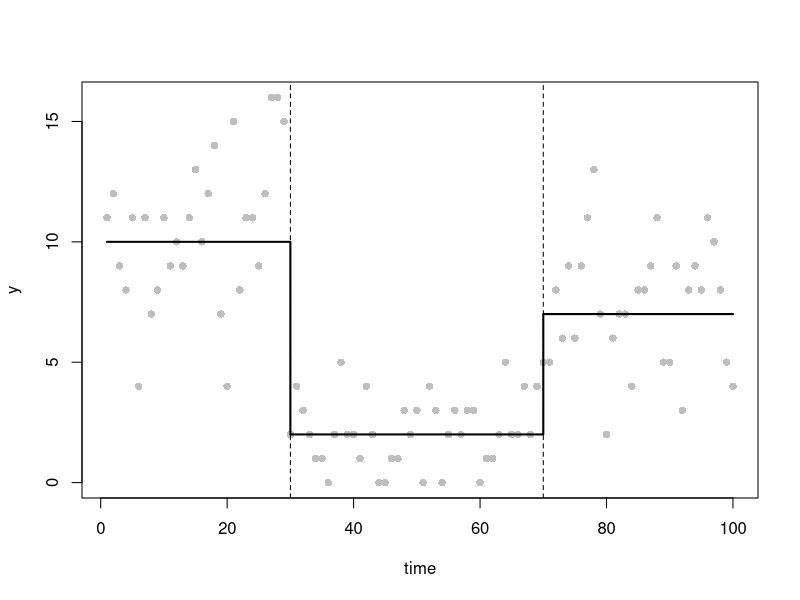
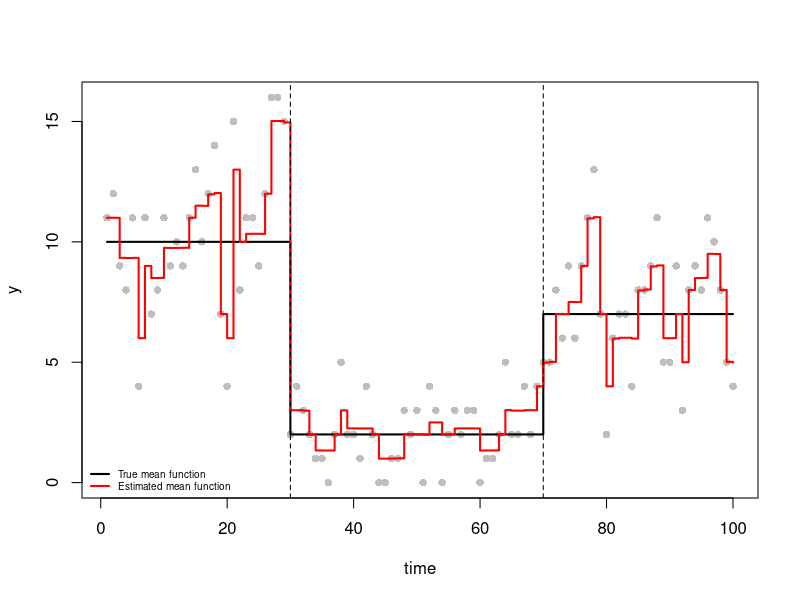
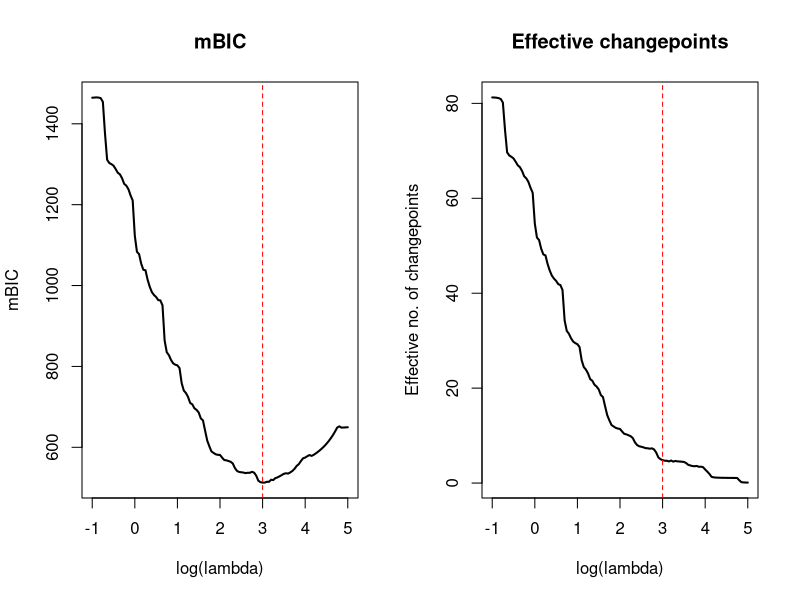
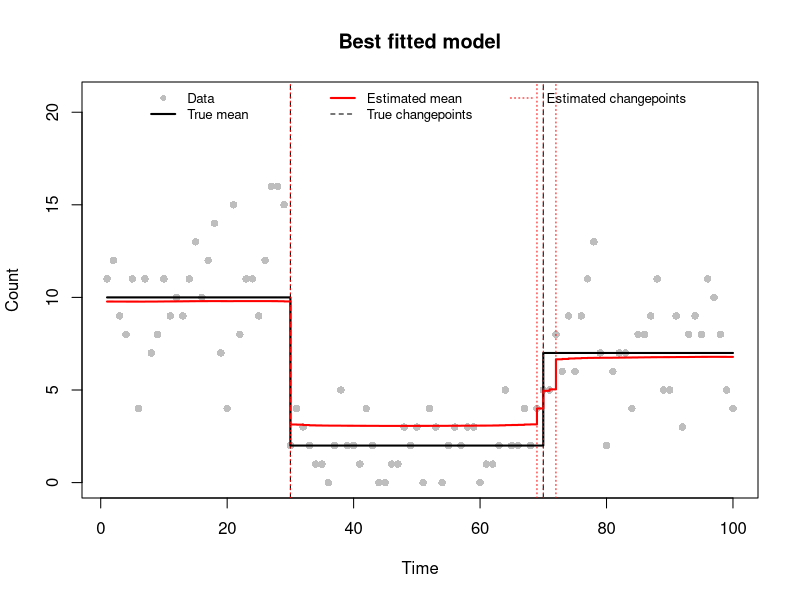
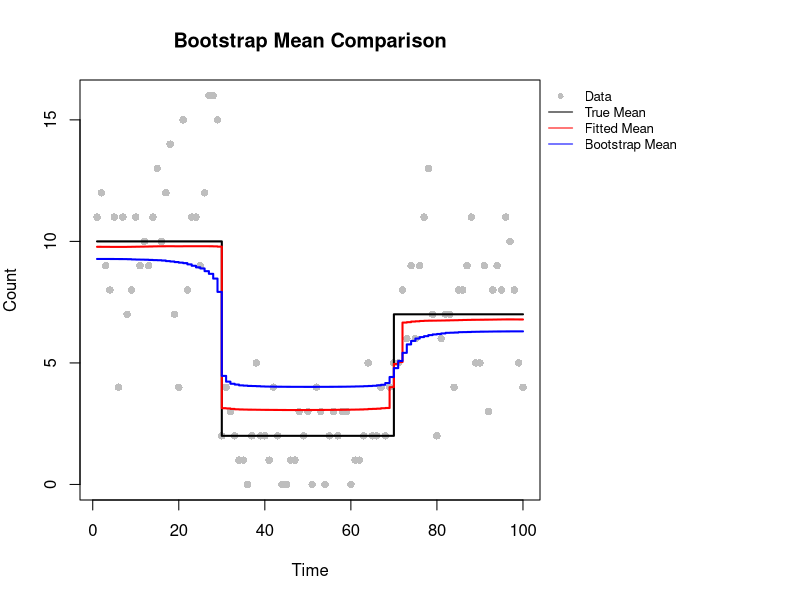
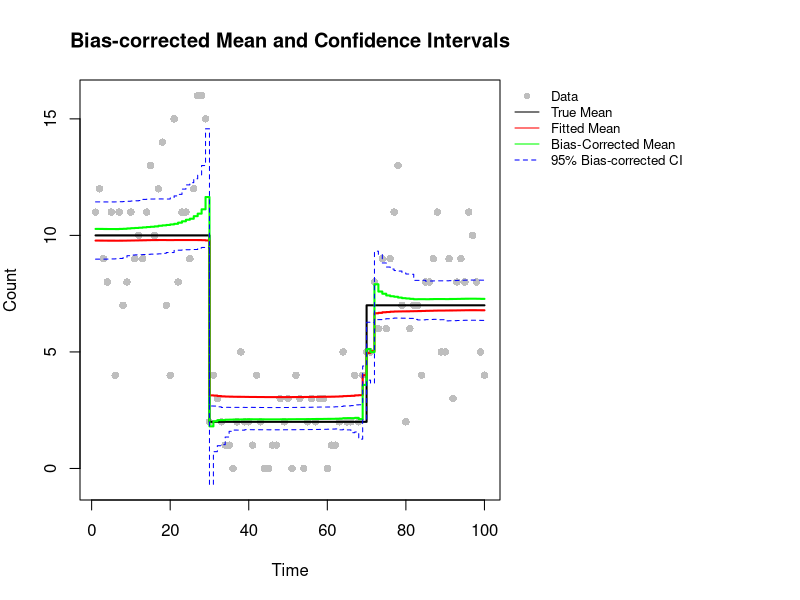

Write the R code that produced these figures, in order.
# ====================================================================
# Group 7 - Practical 3
# Team Members:
# Jiayi Qu (s2936988)
# Ting Wu (s2988142)
# Zimo Xiao (s2972405)

# GitHub repository:
# https://github.com/extended-statistical-programming/Practical3.git

# Overview:
# This practical estimates changepoints in Poisson count data using
# a smoothed LASSO penalty. We implement the objective, gradient and
# Hessian, and use BFGS optimization to estimate the mean function with
# an initial value of lambda = 1.
# Then we choose the best penalty value by minimizing mBIC and use the
# corresponding fitted model to estimate the mean function and
# effective changepoint positions.
# Parametric bootstrapping is then used to estimate uncertainty associated
# with the mean function from the best fitted model,
# correct bias and construct 95% confidence intervals.

# Contribution Statement:
# All team members contributed roughly equally (~33.3% each).
# 1. Jiayi Qu: Implemented the penalized objective, gradient and
#    Hessian, tested the derivatives and performed the initial fit with
#    lambda = 1. Wrote the overview.
# 2. Ting Wu: Wrote fit_poisson_lasso() to compute the effective
#    number of changepoints and mBIC, ran the lambda grid search
#    and selected the optimal penalty by minimising mBIC.
#    Estimated the number and locations of changepoints and
#    produced the mBIC and best-fit plots.
# 3. Zimo Xiao: Implemented the parametric bootstrap with 200 replications,
#    calculated the bias-corrected mean estimates and 95% basic bootstrap
#    confidence intervals, and produced comparison plots to evaluate the
#    estimation results.

# Collaborative Efforts:
# All parts of the practical were thoroughly discussed as a group.
# Each team member's code was reviewed by the other two after being
# committed to GitHub.

# ============================ FUNCTIONS ==============================
# Functions for Parts 2-6: objective, derivatives, derivative tests,
# and the per-lambda fit used in the grid search.
poisson_lasso_objective <- function(beta,
                                    y,
                                    lambda = 1,
                                    eps = 1e-6) {
  # Evaluate the smoothed LASSO-penalized Poisson objective.
  # Inputs:
  # beta - The parameter vector of length n.
  # y - Observed data vector.
  # lambda - The penalty parameter λ (default: 1).
  # eps - The smoothing parameter ϵ for approximating the absolute function
  # (default: 1e-6).
  # Outputs:
  # The objective value.
  eta <- cumsum(beta)
  # Calculate the negative log-likelihood.
  # lgamma(y + 1) computes more stably than log(factorial(y)).
  nll <- sum(exp(eta) - y * eta + lgamma(y + 1))
  lasso_penalty <- lambda * sum(sqrt(beta[-1]^2 + eps))
  return(nll + lasso_penalty)
}

poisson_lasso_grad <- function(beta,
                               y,
                               lambda = 1,
                               eps = 1e-6) {
  # Evaluate the gradient of the objective with respect to beta.
  # Inputs:
  # beta - The parameter vector of length n.
  # y - Observed data vector.
  # lambda - The penalty parameter λ (default: 1).
  # eps - The smoothing parameter ϵ for approximating the absolute function
  # (default: 1e-6).
  # Outputs:
  # Gradient vector with respect to beta.
  eta <- cumsum(beta)
  mu <- exp(eta)
  grad_nll <- rev(cumsum(rev(mu - y)))
  grad_penalty <- c(0, lambda * beta[-1] / sqrt(beta[-1]^2 + eps))
  return(grad_nll + grad_penalty)
}

first_derivative_test <- function(beta_test, y_test, h = 1e-6) {
  # Test the gradient using finite differences.
  # Inputs:
  # beta_test - The test parameter vector of length n.
  # y_test - The test data vector.
  # h - Finite-difference step size (default: 1e-6).
  # Outputs:
  # The maximum absolute difference between the
  # numerical and analytical gradients.
  grad_fd <- numeric(length(beta_test))
  for (j in seq_along(beta_test)) {
    beta_plus <- beta_test
    beta_minus <- beta_test
    beta_plus[j] <- beta_plus[j] + h
    beta_minus[j] <- beta_minus[j] - h
    C_plus <- poisson_lasso_objective(beta_plus, y_test)
    C_minus <- poisson_lasso_objective(beta_minus, y_test)
    grad_fd[j] <- (C_plus - C_minus) / (2 * h)
  }
  grad_test <- poisson_lasso_grad(beta_test, y_test)
  return(max(abs(grad_fd - grad_test)))
}

poisson_lasso_hess <- function(beta,
                               y,
                               lambda = 1,
                               eps = 1e-6) {
  # Evaluate the Hessian matrix of the objective.
  # Inputs:
  # beta - The parameter vector of length n.
  # y - Observed data vector.
  # lambda - The penalty parameter λ (default: 1).
  # eps - The smoothing parameter ϵ for approximating
  # the absolute function (default: 1e-6).
  # Outputs:
  # Hessian matrix with respect to beta.
  eta <- cumsum(beta)
  mu <- exp(eta)
  # Calculate Hessian of the negative log-likelihood.
  n <- length(beta)
  index <- outer(1:n, 1:n, pmax)
  s <- rev(cumsum(rev(mu)))
  H_nll <- matrix(s[index], n, n)
  # Calculate Hessian of the smoothed LASSO penalty.
  penalty_diag <- c(0, lambda * eps / (beta[-1]^2 + eps)^(3 / 2))
  return(H_nll + diag(penalty_diag))
}

second_derivative_test <- function(beta_test, y_test, h = 1e-6) {
  # Test the Hessian using finite differences.
  # Inputs:
  # beta_test - The test parameter vector of length n.
  # y_test - The test data vector.
  # h - Finite-difference step size (default: 1e-6).
  # Outputs:
  # The maximum absolute difference between the
  # numerical and analytical Hessian matrices.
  n <- length(beta_test)
  H_fd <- matrix(0, n, n)
  for (j in seq_along(beta_test)) {
    beta_plus <- beta_test
    beta_minus <- beta_test
    beta_plus[j] <- beta_plus[j] + h
    beta_minus[j] <- beta_minus[j] - h
    grad_plus <- poisson_lasso_grad(beta_plus, y_test)
    grad_minus <- poisson_lasso_grad(beta_minus, y_test)
    H_fd[, j] <- (grad_plus - grad_minus) / (2 * h)
  }
  H_test <- poisson_lasso_hess(beta_test, y_test)
  return(max(abs(H_fd - H_test)))
}

fit_poisson_lasso <- function(y, lambda, beta_start) {
  # Fit the model for one penalty value and score how good the fit is.
  # Inputs:
  # y - The observed data vector.
  # lambda - The penalty parameter lambda (larger = fewer jumps allowed).
  # beta_start - Starting values for beta (length n).
  # Outputs:
  # A list with:
  # beta - The fitted parameters.
  # mu - The fitted mean at each time point.
  # convergence - 0 if the optimizer reported successful convergence.
  # m_tilde - The effective number of changepoints.
  # mbic - The mBIC score (lower is better).
  
  fit <- optim(par = beta_start,
               fn = poisson_lasso_objective,
               gr = poisson_lasso_grad,
               lambda = lambda,
               y = y,
               method = "BFGS",
               control = list(maxit = 5000, reltol = 1e-9))
  
  # Warn if the optimizer did not finish, as the fit may be unreliable.
  if (fit$convergence != 0)
    warning("BFGS did not converge for lambda = ", signif(lambda, 4))
  
  beta <- fit$par
  mu <- exp(cumsum(beta))
  
  # EDF = trace(H_lambda^{-1} H_0), where H_lambda and H_0 are the Hessians
  # with and without the penalty at the fitted beta. solve(H_lambda, H_0)
  # gives H_lambda^{-1} H_0 and sum(diag(...)) takes its trace.
  # A clear jump contributes about 1 and a jump shrunk to zero about 0.
  # beta_1 (the baseline level) also counts 1, so subtract 1 to get the
  # effective number of changepoints.
  H_lambda <- poisson_lasso_hess(beta, y, lambda = lambda)
  H_0 <- poisson_lasso_hess(beta, y, lambda = 0)
  m_tilde <- sum(diag(solve(H_lambda, H_0))) - 1
  
  # Calculate mBIC using the log-likelihood without the LASSO penalty.
  # This balances goodness of fit against having too many changepoints.
  loglik <- sum(dpois(y, mu, log = TRUE))
  mbic <- 3 * m_tilde * log(length(y)) - 2 * loglik
  
  return(list(beta = beta,
              mu = mu,
              convergence = fit$convergence,
              m_tilde = m_tilde,
              mbic = mbic))
}


# ========================== MAIN ANALYSIS ============================

# ---------------------------------------------------------------------
# Part 1. Simulate data
# ---------------------------------------------------------------------
# Simulate Poisson changepoint data.
set.seed(12345)
n <- 100
time <- 1:n
# cpt positions (with tau_0 and tau_{m+1})
tau_true <- c(1, 30, 70, n + 1)
# number of cpts (m)
m_true <- length(tau_true) - 2
# segment parameters (theta_1, theta_2, theta_3)
theta_true <- c(10, 2, 7)
## mean function
mu_true <- numeric(n)
for (i in seq_along(theta_true))
  mu_true[tau_true[i]:(tau_true[i + 1] - 1)] <- theta_true[i]
y <- rpois(n, lambda = mu_true)
plot(time, y, pch = 16, col = "grey")
lines(mu_true,
      col = "black",
      lwd = 2,
      type = "s")
abline(v = tau_true[-c(1, length(tau_true))], lty = "dashed")

# ---------------------------------------------------------------------
# Part 2. Check derivatives by finite differencing
# ---------------------------------------------------------------------
# Check the gradient and Hessian using finite differences.
grad_error <- first_derivative_test(c(log(2), 0, log(5), 0), c(1, 2, 3, 4))
hess_error <- second_derivative_test(c(log(2), 0, log(5), 0), c(1, 2, 3, 4))
print(c(gradient = grad_error, hessian = hess_error))
# The small differences support the analytical derivatives.

# ---------------------------------------------------------------------
# Part 3. Initial fit (lambda = 1)
# ---------------------------------------------------------------------
# Fit the initial model using BFGS with lambda = 1.
beta_initial <- numeric(n)
beta_initial[1] <- log(mean(y))
fit <- optim(par = beta_initial,
             fn = poisson_lasso_objective,
             gr = poisson_lasso_grad,
             lambda = 1,
             y = y,
             method = "BFGS",
             control = list(maxit = 5000, reltol = 1e-9))
# Check the algorithm convergence and the maximum absolute gradient.
if (fit$convergence != 0)
  warning("Initial BFGS fit did not converge")
max(abs(poisson_lasso_grad(fit$par, y)))
# BFGS converged successfully and the gradient is close to zero.

# Evaluate the mean function from the parameter estimates.
mu_hat <- exp(cumsum(fit$par))
# Plot the data (y) and add both the true (mu_true) and
# estimated (mu_hat) mean functions.
# The diagram shows that the estimated mean function
# captures the main changes near times 30 and 70,
# with some fluctuations within each segment.
plot(time, y, pch = 16, col = "grey")
lines(mu_true,
      col = "black",
      lwd = 2,
      type = "s")
lines(mu_hat,
      col = "red",
      lwd = 2,
      type = "s")
abline(v = tau_true[-c(1, length(tau_true))], lty = "dashed")
legend("bottomleft",
       legend = c("True mean function", "Estimated mean function"),
       col = c("black", "red"),
       lwd = 2,
       bty = "n",
       cex = 0.6)

# ---------------------------------------------------------------------
# Part 4. Choose lambda by mBIC
# ---------------------------------------------------------------------
# Try a grid of lambda values and choose the one with the lowest mBIC.
log_lambda <- seq(-1, 5, by = 0.05)
len_log_lambda <- length(log_lambda)
mbic <- numeric(len_log_lambda)
m_tilde <- numeric(len_log_lambda)
convergence <- numeric(len_log_lambda)

beta_start <- beta_initial
best_fit <- NULL

# Record the time taken for the grid search.
grid_time <- system.time(
  for (i in seq_along(log_lambda)) {
    grid_fit <- fit_poisson_lasso(y,
                                  exp(log_lambda[i]),
                                  beta_start)
    
    mbic[i] <- grid_fit$mbic
    m_tilde[i] <- grid_fit$m_tilde
    convergence[i] <- grid_fit$convergence
    
    # Remember the best fit so far, so Part 5 can reuse it.
    # Update only on a strictly smaller mBIC, so ties keep the first
    # minimum, matching which.min() below.
    if (i == 1 || mbic[i] < min(mbic[seq_len(i - 1)]))
      best_fit <- grid_fit
    
    # Start the next fit from the current solution to save time.
    beta_start <- grid_fit$beta
  }
)

# Check the elapsed time.
grid_time["elapsed"]

# Check whether every fit converged successfully.
all(convergence == 0)

# Select the lambda value with the smallest mBIC.
lambda_hat <- exp(log_lambda[which.min(mbic)])
lambda_hat

# All fits reported convergence. The selected lambda lies
# inside the search grid rather than at its boundaries.

# Plot mBIC and the effective number of changepoints against log(lambda).
par(mfrow = c(1, 2))

plot(log_lambda,
     mbic,
     type = "l",
     lwd = 2,
     xlab = "log(lambda)",
     ylab = "mBIC",
     main = "mBIC")

abline(v = log(lambda_hat),
       lty = "dashed",
       col = "red")

plot(log_lambda,
     m_tilde,
     type = "l",
     lwd = 2,
     xlab = "log(lambda)",
     ylab = "Effective no. of changepoints",
     main = "Effective changepoints")

abline(v = log(lambda_hat),
       lty = "dashed",
       col = "red")

par(mfrow = c(1, 1))

# Small lambda values allow many changepoints, while large lambda values
# penalise changes more strongly and therefore give fewer changepoints.
# The red dashed line marks the selected lambda.

# ---------------------------------------------------------------------
# Part 5. Best fit and estimated changepoints
# ---------------------------------------------------------------------
# Use the best fit to estimate the changepoints.
# best_fit is the converged fit already obtained at lambda_hat in Part 4,
# so it is reused here instead of running optim() again.
best_fit$convergence

beta_hat <- best_fit$beta
mu_hat <- best_fit$mu

# Estimate the number of changepoints by rounding m_tilde down.
m_hat <- floor(best_fit$m_tilde)

# Select the m_hat largest absolute jumps, excluding beta_1.
# Add 1 to convert their indices back to time points.
# seq_len(m_hat) also handles the case of no changepoints.
tau_hat <- sort(
  order(abs(beta_hat[-1]), decreasing = TRUE)[seq_len(m_hat)] + 1
)

if (m_hat == 0)
  message("No changepoints detected at lambda_hat.")

# Display the effective and estimated numbers of changepoints.
c(m_tilde = best_fit$m_tilde,
  m_hat = m_hat)

# Display the estimated changepoint locations.
tau_hat
# Four changepoints are estimated, at times 30, 69, 70 and 72
# (truth: 30 and 70). The first true changepoint is recovered exactly;
# near the second, several adjacent changepoints are estimated.


# Plot the data, true and estimated mean functions, and changepoints.
plot(time,
     y,
     pch = 16,
     col = "grey",
     ylim = c(0, 1.3 * max(y)),
     xlab = "Time",
     ylab = "Count",
     main = "Best fitted model")

# True mean function.
lines(mu_true,
      col = "black",
      lwd = 2,
      type = "s")

# Estimated mean function.
lines(mu_hat,
      col = "red",
      lwd = 2,
      type = "s")

# True changepoints.
abline(v = tau_true[-c(1, length(tau_true))],
       lty = "dashed")

# Estimated changepoints.
abline(v = tau_hat,
       lty = "dotted",
       col = "red")

legend("top",
       legend = c("Data",
                  "True mean",
                  "Estimated mean",
                  "True changepoints",
                  "Estimated changepoints"),
       col = c("grey",
               "black",
               "red",
               "black",
               "red"),
       pch = c(16, NA, NA, NA, NA),
       lty = c(NA, 1, 1, 2, 3),
       lwd = c(NA, 2, 2, 1, 1),
       ncol = 3,
       bty = "n",
       cex = 0.8)

# ---------------------------------------------------------------------
# Part 6. Parametric bootstrap and bias correction
# ---------------------------------------------------------------------
# Parametric bootstrap and uncertainty estimation.
set.seed(55555)
b <- 200
# Cap the total number of fitting attempts so the loop always terminates.
max_attempts <- 1000
# Initialize storage for bootstrap estimates.
sample_matrix <- matrix(data = NA, nrow = b, ncol = n)

i <- 1
j <- 0
while (i <= b && j < max_attempts) {
  # Repeat until b converged bootstrap fits are obtained,
  # or until max_attempts fits have been tried.
  # Simulate Poisson data using the fitted mean.
  y_sim <- rpois(n, mu_hat)
  fit_boot <- optim(
    par = beta_hat,
    fn = poisson_lasso_objective,
    gr = poisson_lasso_grad,
    y = y_sim,
    lambda = lambda_hat,
    method = "BFGS",
    control = list(maxit = 5000, reltol = 1e-9)
  )
  # Store the fitted mean only if BFGS reports convergence.
  if (fit_boot$convergence == 0) {
    eta <- cumsum(fit_boot$par)
    mu <- exp(eta)
    sample_matrix[i, ] <- mu
    i <- i + 1
  }
  # Count all fitting attempts.
  j <- j + 1
}

# If the attempt limit was reached first, keep only the converged fits.
n_success <- i - 1
if (n_success < b) {
  warning("Only ", n_success, " of ", b,
          " bootstrap fits converged within ", max_attempts, " attempts.")
  sample_matrix <- sample_matrix[seq_len(n_success), , drop = FALSE]
}

# Count the bootstrap fits that did not converge.
# All 200 fits converged in the test using seed 55555.
fail_fits <- j - n_success
print(fail_fits)

# Average the bootstrap estimates at each time point.
colmean <- colMeans(sample_matrix)

# Compare the true, fitted and bootstrap-average mean by plotting a graph.
par(mar = c(5, 4, 4, 13))
plot(time, y,
     main = "Bootstrap Mean Comparison",
     ylim = range(c(y, mu_true, mu_hat, colmean)),
     pch = 16,
     col = "grey",
     xlab = "Time",
     ylab = "Count")
lines(time, mu_true,
      type = "s",
      col = "black",
      lwd = 2)
lines(time, mu_hat,
      type = "s",
      col = "red",
      lwd = 2)
lines(time, colmean,
      type = "s",
      col = "blue",
      lwd = 2)
legend("topright",
       inset = c(-0.31, 0),
       legend = c("Data", "True Mean",
                  "Fitted Mean", "Bootstrap Mean"),
       col = c("grey", "black", "red", "blue"),
       pch = c(16, NA, NA, NA),
       lty = c(NA, 1, 1, 1),
       xpd = NA,
       bty = "n",
       cex = 0.8)
print(mean(abs(mu_hat - mu_true)))
print(mean(abs(colmean - mu_true)))
# The fitted mean captures the main changes near times 30 and 70.
# The bootstrap average is smoother near the changepoints
# and deviates further from the true mean in parts of the series.
# This reflects bias from penalisation and
# motivates the bootstrap bias correction.

# Correct the fitted mean using the bootstrap bias estimate.
correctmu <- 2 * mu_hat - colmean

# Compute the pointwise 95% basic bootstrap confidence intervals.
CI <- apply(sample_matrix, 2, FUN = quantile, probs = c(0.025, 0.975))
QL <- CI[1, ]
QU <- CI[2, ]
CQL <- 2 * mu_hat - QU
CQU <- 2 * mu_hat - QL

# Check that the lower bounds do not exceed the upper bounds.
print(all(CQL <= CQU))

# ---------------------------------------------------------------------
# Part 7. Final plot: bias-corrected mean and confidence bounds
# ---------------------------------------------------------------------
# Compare the true, fitted and bias-corrected mean functions.
# Add the pointwise 95% confidence bounds.
par(mar = c(5, 4, 4, 15))
plot(time, y,
     main = "Bias-corrected Mean and Confidence Intervals",
     ylim = range(c(y, mu_true, mu_hat,
                    correctmu, CQL, CQU)),
     pch = 16,
     col = "grey",
     xlab = "Time",
     ylab = "Count")
lines(time, mu_true,
      type = "s",
      col = "black",
      lwd = 2)
lines(time, mu_hat,
      type = "s",
      col = "red",
      lwd = 2)
lines(time, correctmu,
      type = "s",
      col = "green",
      lwd = 2)
lines(time, CQL,
      type = "s",
      col = "blue",
      lty = 2)
lines(time, CQU,
      type = "s",
      col = "blue",
      lty = 2)
legend("topright",
       inset = c(-0.45, 0),
       legend = c("Data", "True Mean", "Fitted Mean",
                  "Bias-Corrected Mean",
                  "95% Bias-corrected CI"),
       col = c("grey", "black", "red", "green", "blue"),
       pch = c(16, NA, NA, NA, NA),
       lty = c(NA, 1, 1, 1, 2),
       xpd = NA,
       bty = "n",
       cex = 0.8)
# Bias correction may overshoot near changepoints when
# the bootstrap average differs substantially from the fitted mean.


print(sum(CQL < 0))
# The basic bootstrap CI has one negative lower bound,
# although the Poisson mean must be positive.
# This illustrates a limitation of the interval method.

print(mean(abs(correctmu - mu_true)))
# Bias correction reduces the MAE for this simulated dataset.
